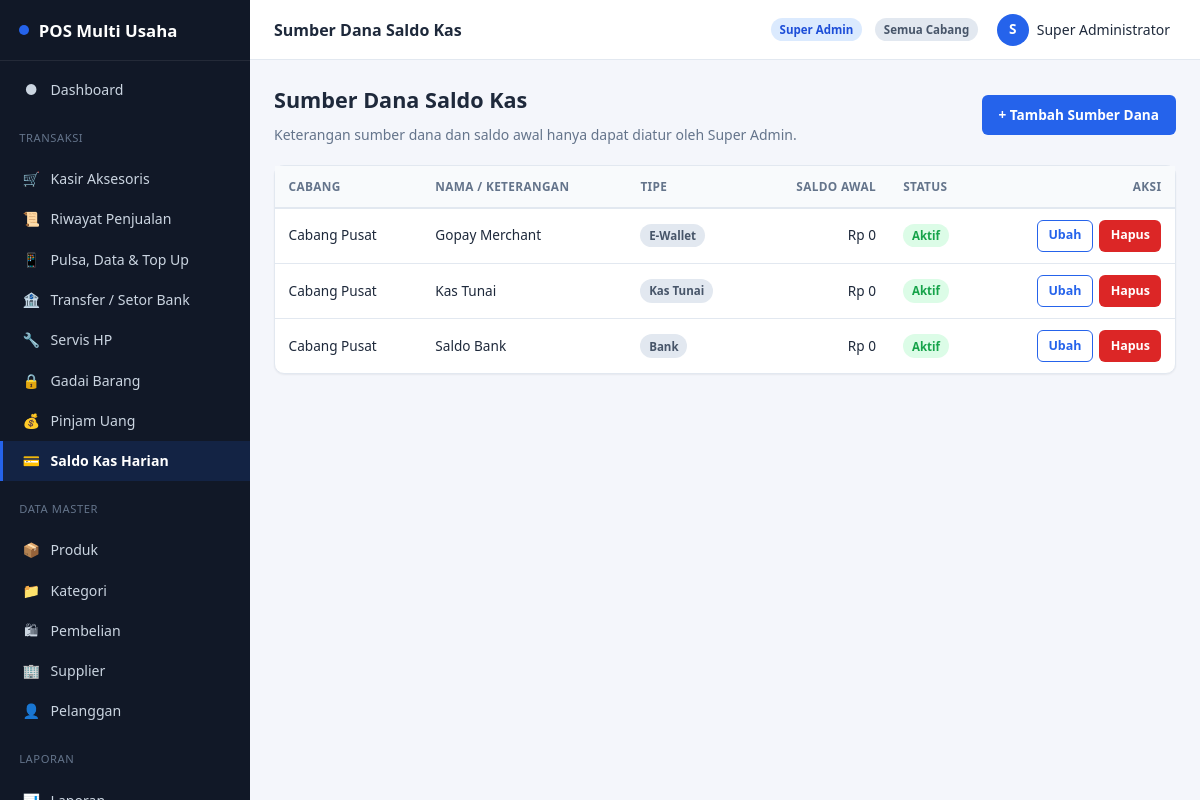
The app's page /cash/sources (signed in) with its own data.
### tables this page shows
CREATE TABLE IF NOT EXISTS cash_sources (
    id                INT UNSIGNED AUTO_INCREMENT PRIMARY KEY,
    branch_id         INT UNSIGNED NOT NULL,
    name              VARCHAR(100) NOT NULL COMMENT 'Keterangan sumber dana, mis. Kas Tunai, Saldo Bank BCA, Gopay Merchant',
    type              ENUM('cash','bank','ewallet','other') NOT NULL DEFAULT 'cash',
    opening_balance   DECIMAL(15,2) NOT NULL DEFAULT 0 COMMENT 'Saldo awal - hanya diatur Super Admin',
    is_active         TINYINT(1) NOT NULL DEFAULT 1,
    created_by        INT UNSIGNED DEFAULT NULL,
    created_at        DATETIME NOT NULL DEFAULT CURRENT_TIMESTAMP,
    updated_at        DATETIME NOT NULL DEFAULT CURRENT_TIMESTAMP ON UPDATE CURRENT_TIMESTAMP,
    deleted_at        DATETIME DEFAULT NULL,
    CONSTRAINT fk_cashsource_branch FOREIGN KEY (branch_id) REFERENCES branches(id) ON DELETE CASCADE,
    CONSTRAINT fk_cashsource_user FOREIGN KEY (created_by) REFERENCES users(id) ON DELETE SET NULL
);

CREATE TABLE IF NOT EXISTS branches (
    id            INT UNSIGNED AUTO_INCREMENT PRIMARY KEY,
    code          VARCHAR(20)  NOT NULL UNIQUE,
    name          VARCHAR(100) NOT NULL,
    address       VARCHAR(255) DEFAULT NULL,
    phone         VARCHAR(30)  DEFAULT NULL,
    is_active     TINYINT(1)   NOT NULL DEFAULT 1,
    created_at    DATETIME     NOT NULL DEFAULT CURRENT_TIMESTAMP,
    updated_at    DATETIME     NOT NULL DEFAULT CURRENT_TIMESTAMP ON UPDATE CURRENT_TIMESTAMP,
    deleted_at    DATETIME     DEFAULT NULL
);

### app/core/Controller.php (called while the page is built, shortened)
<?php
abstract class Controller
{
    protected function view(string $view, array $data = [], string $layout = 'app'): void
    {
        extract($data, EXTR_SKIP);
        $viewFile = VIEW_PATH . '/' . $view . '.php';
        $content = function () use ($viewFile, $data): void {
            extract($data, EXTR_SKIP);
            require $viewFile;
        };
        require VIEW_PATH . '/layouts/' . $layout . '.php';
    }
}

### app/controllers/CashController.php (called while the page is built, shortened)
<?php
final class CashController extends Controller
{
    public function sources(): void
    {
        $this->view('cash/sources', [
            'title'   => 'Sumber Dana Saldo Kas',
            'sources' => CashSourceModel::allWithBranch(),
        ]);
    }
}

### app/core/Router.php (called while the page is built, shortened)
<?php
final class Router
{
    public static function dispatch(string $route): void
    {
        $route = trim($route, '/');
        $segments = $route === '' ? [] : explode('/', $route);
        $action    = $segments[1] ?? 'index';
        $params    = array_slice($segments, 2);
        $controller = new $controllerClass();
        call_user_func_array([$controller, $action], $params);
    }
}

### index.php (called while the page is built, shortened)
<?php
$route = $_GET['route'] ?? '';
Router::dispatch($route);

### app/models/CashSourceModel.php (called while the page is built, shortened)
<?php
final class CashSourceModel extends Model
{
    public static function allWithBranch(): array
    {
        $sql = 'SELECT cs.*, b.name AS branch_name FROM cash_sources cs
                INNER JOIN branches b ON b.id = cs.branch_id
                WHERE cs.deleted_at IS NULL ORDER BY b.name, cs.name';
        return Database::connection()->query($sql)->fetchAll();
    }
}

### app/views/cash/sources.php (the view, shortened to what this page needs)
<?php $typeLabel = ['cash' => 'Kas Tunai', 'bank' => 'Bank', 'ewallet' => 'E-Wallet', 'other' => 'Lainnya']; ?>
<div class="content-header">
    <div>
        <h1>Sumber Dana Saldo Kas</h1>
        <p class="text-muted mb-0">Keterangan sumber dana dan saldo awal hanya dapat diatur oleh Super Admin.</p>
    </div>
    <a class="btn" href="<?= e(url('cash/sourceCreate')) ?>">+ Tambah Sumber Dana</a>
</div>
<div class="card">
    <div class="table-wrap">
        <table>
            <thead><tr><th>Cabang</th><th>Nama / Keterangan</th><th>Tipe</th><th class="text-right">Saldo Awal</th><th>Status</th><th class="text-right">Aksi</th></tr></thead>
            <tbody>
            <?php foreach ($sources as $s): ?>
                <tr>
                    <td><?= e($s['branch_name']) ?></td>
                    <td><?= e($s['name']) ?></td>
                    <td><span class="badge badge-gray"><?= e($typeLabel[$s['type']] ?? $s['type']) ?></span></td>
                    <td class="text-right"><?= rupiah($s['opening_balance']) ?></td>
                    <td><?= $s['is_active'] ? '<span class="badge badge-success">Aktif</span>' : '<span class="badge badge-gray">Nonaktif</span>' ?></td>
                    <td class="text-right">
                        <div class="table-actions" style="justify-content:flex-end;">
                            <a class="btn btn-sm btn-outline" href="<?= e(url('cash/sourceEdit/' . $s['id'])) ?>">Ubah</a>
                            <form method="post" action="<?= e(url('cash/sourceDestroy/' . $s['id'])) ?>" data-confirm="Hapus sumber dana ini? Riwayat saldo yang sudah tercatat tidak akan terhapus.">
                                <button type="submit" class="btn btn-sm btn-danger">Hapus</button>
                            </form>
                        </div>
                    </td>
                </tr>
            <?php endforeach; ?>
            </tbody>
        </table>
    </div>
</div>

### assets/css/app.css (style rules this page uses)
:root { --color-primary: #2563eb; --color-primary-dark: #1d4ed8; --color-primary-light: #dbeafe; --color-success: #16a34a; --color-success-light: #dcfce7; --color-danger: #dc2626; --color-danger-light: #fee2e2; --color-warning: #d97706; --color-warning-light: #fef3c7; --color-info: #0891b2; --color-bg: #f4f6fb; --color-surface: #ffffff; --color-border: #e2e8f0; --color-text: #1e293b; --color-text-muted: #64748b; --color-sidebar-bg: #111827; --color-sidebar-text: #cbd5e1; --color-sidebar-active: #2563eb; --radius-sm: 6px; --radius-md: 10px; --radius-lg: 16px; --shadow-sm: 0 1px 2px rgba(15, 23, 42, .06); --shadow-md: 0 4px 12px rgba(15, 23, 42, .08); --sidebar-width: 250px; --header-height: 60px; }
* { box-sizing: border-box; }
html, body { margin: 0; padding: 0; height: 100%; }
body { font-family: 'Segoe UI', Roboto, -apple-system, BlinkMacSystemFont, Arial, sans-serif; background: var(--color-bg); color: var(--color-text); font-size: 14px; line-height: 1.5; }
a { color: var(--color-primary); text-decoration: none; }
h1, h2, h3, h4 { margin: 0 0 .5rem; font-weight: 600; }
p { margin: 0 0 .75rem; }
.content-header { display: flex; align-items: center; justify-content: space-between; flex-wrap: wrap; gap: .75rem; margin-bottom: 1.25rem; }
.content-header h1 { font-size: 1.35rem; }
.card { background: var(--color-surface); border: 1px solid var(--color-border); border-radius: var(--radius-md); box-shadow: var(--shadow-sm); margin-bottom: 1.25rem; }
.btn { display: inline-flex; align-items: center; justify-content: center; gap: .4rem; padding: .55rem 1rem; border-radius: var(--radius-sm); border: 1px solid transparent; font: inherit; font-weight: 600; font-size: .85rem; cursor: pointer; background: var(--color-primary); color: #fff; transition: filter .15s ease; }
.btn-sm { padding: .35rem .65rem; font-size: .78rem; }
.btn-outline { background: transparent; color: var(--color-primary); border-color: var(--color-primary); }
.btn-danger { background: var(--color-danger); }
.table-wrap { overflow-x: auto; }
table { width: 100%; border-collapse: collapse; font-size: .85rem; }
thead th { text-align: left; padding: .7rem .85rem; background: #f8fafc; border-bottom: 2px solid var(--color-border); font-size: .74rem; text-transform: uppercase; letter-spacing: .03em; color: var(--color-text-muted); white-space: nowrap; }
tbody td { padding: .7rem .85rem; border-bottom: 1px solid var(--color-border); vertical-align: middle; }
tbody tr:last-child td { border-bottom: none; }
.text-right { text-align: right; }
.table-actions { display: flex; gap: .4rem; flex-wrap: wrap; }
.badge { display: inline-flex; align-items: center; padding: .2rem .55rem; border-radius: 999px; font-size: .72rem; font-weight: 700; }
.badge-success { background: var(--color-success-light); color: var(--color-success); }
.badge-gray { background: #e2e8f0; color: #475569; }
.mb-0 { margin-bottom: 0; }
.text-muted { color: var(--color-text-muted); }

### records on screen
cash_sources: branch.name "Cabang Pusat", name "Gopay Merchant", type "E-Wallet", opening_balance "Rp 0", is_active "Aktif"
cash_sources: branch.name "Cabang Pusat", name "Kas Tunai", type "Kas Tunai", opening_balance "Rp 0", is_active "Aktif"
cash_sources: branch.name "Cabang Pusat", name "Saldo Bank", type "Bank", opening_balance "Rp 0", is_active "Aktif"

### other values on screen
APP_NAME "POS Multi Usaha"
$item['icon'] "●"
$item['label'] "Dashboard"
$item['icon'] "🛒"
$item['label'] "Kasir Aksesoris"
$item['icon'] "📜"
$item['label'] "Riwayat Penjualan"
$item['icon'] "📱"
$item['label'] "Pulsa, Data & Top Up"
$item['icon'] "🏦"
$item['label'] "Transfer / Setor Bank"
$item['icon'] "🔧"
$item['label'] "Servis HP"
$item['icon'] "🔒"
$item['label'] "Gadai Barang"
